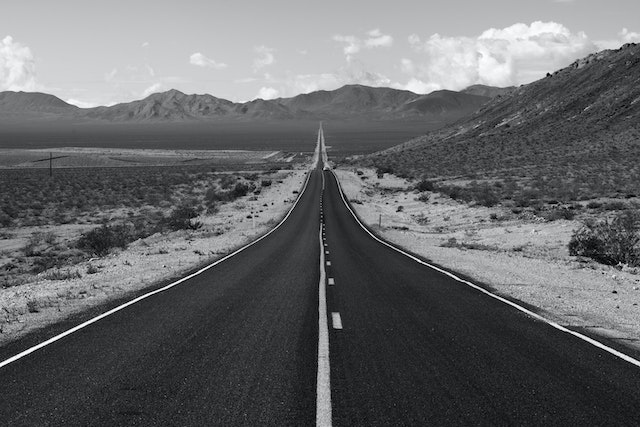
#> input picture LV2/road.jpg, 640 x 427 px
$ python zadatak_3.py
#> lines starting #> are read from the running program, lines starting #| are printed output that depends on the picture; after the words box and inside, x2 and y2 are one past the last pixel; in counts of white or black regions, pixels touching at a corner belong together
import numpy as np
import matplotlib.pyplot as plt

img = plt.imread("road.jpg")
#> img is the input picture: shape (427, 640, 3); mean R, G, B 102.9, 103.9, 105.9
img = img[:,:,0].copy()
#> img: shape (427, 640)

print(img.shape)
#| (427, 640)
print(img.dtype)
#| uint8


plt.figure()
plt.imshow(img, cmap="gray")
plt.title("Normal")


brightness_increase = 75                                # by how much to increase the brightness
brighter_img = img + brightness_increase                # increase it
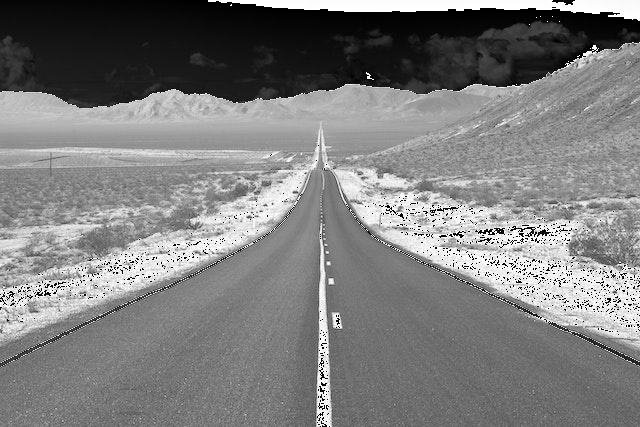
#> brighter_img: shape (427, 640); min 0, max 255, mean 125.8
ind = ((img.astype(int) + brightness_increase) > 255)   # indexes of pixels that overflowed
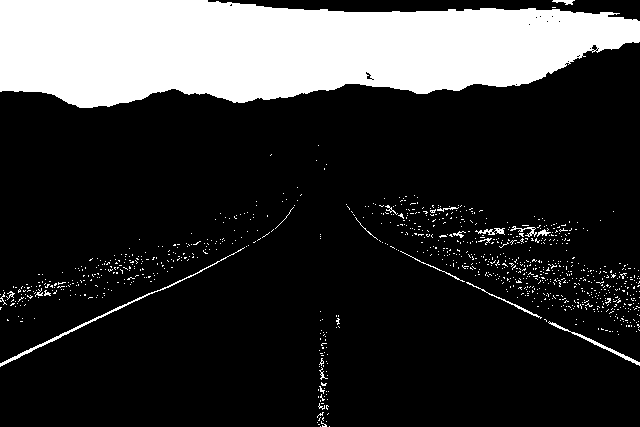
#> ind: shape (427, 640) bool; 20.4% white; 973 white regions (953 under 20 px), largest, box (x1, y1, x2, y2) and area: (0, 0, 640, 108) 51729, (0, 247, 245, 367) 581, (548, 321, 640, 366) 285
brighter_img[ind] = 255                                 # set the that overflowed to the max value
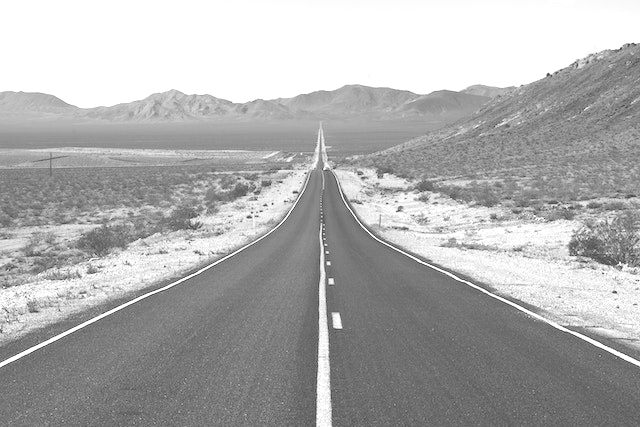
#> brighter_img: shape (427, 640); min 75, max 255, mean 173.5

plt.figure()
plt.imshow(brighter_img, cmap="gray")
plt.title("Brighter")


quarter_image = img[:,int(img.shape[1]/4):int(img.shape[1]/4)*2]
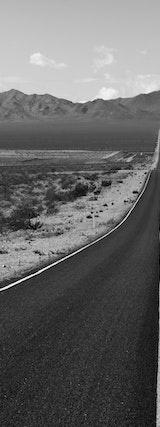
#> quarter_image: shape (427, 160); min 0, max 254, mean 102

plt.figure()
plt.imshow(quarter_image, cmap="gray")
plt.title("Quarter")


rotated_img = np.rot90(img, axes=(1,0))
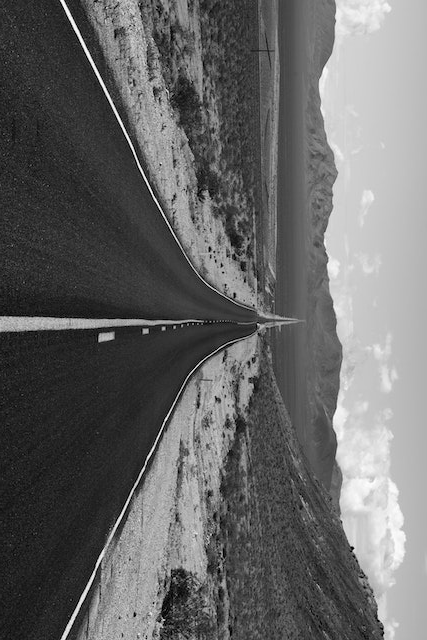
#> rotated_img: shape (640, 427); min 0, max 254, mean 102.9

plt.figure()
plt.imshow(rotated_img, cmap="gray")
plt.title("Rotated")


flipped_img = np.fliplr(img)
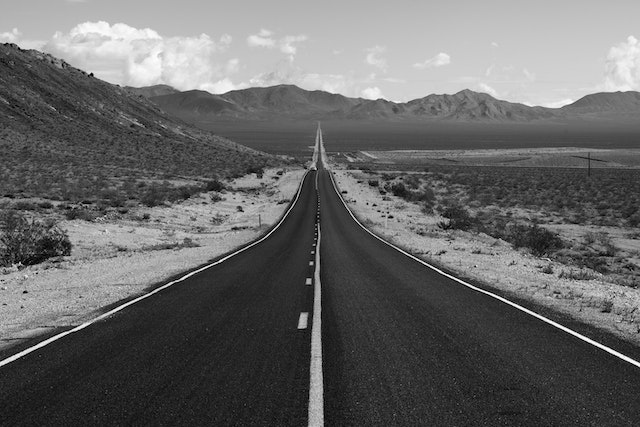
#> flipped_img: shape (427, 640); min 0, max 254, mean 102.9

plt.figure()
plt.imshow(flipped_img, cmap="gray")
plt.title("Flipped")

plt.show()
